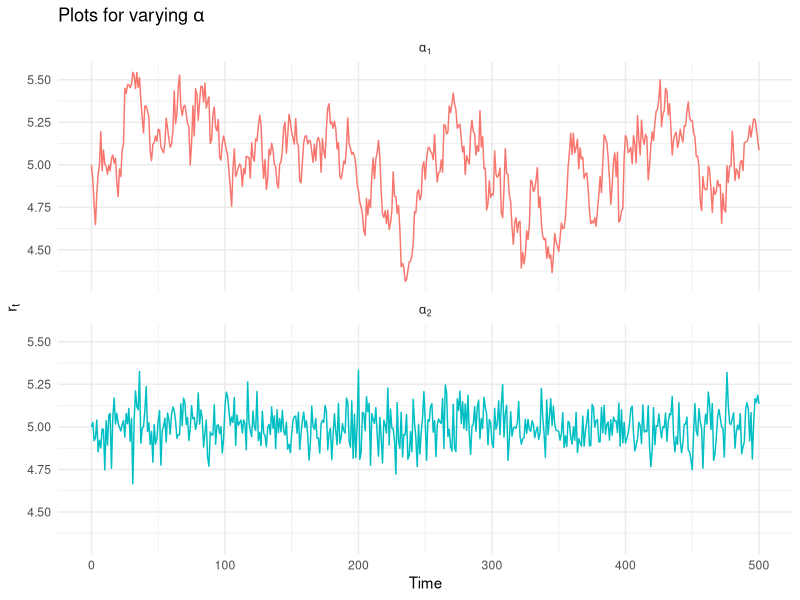
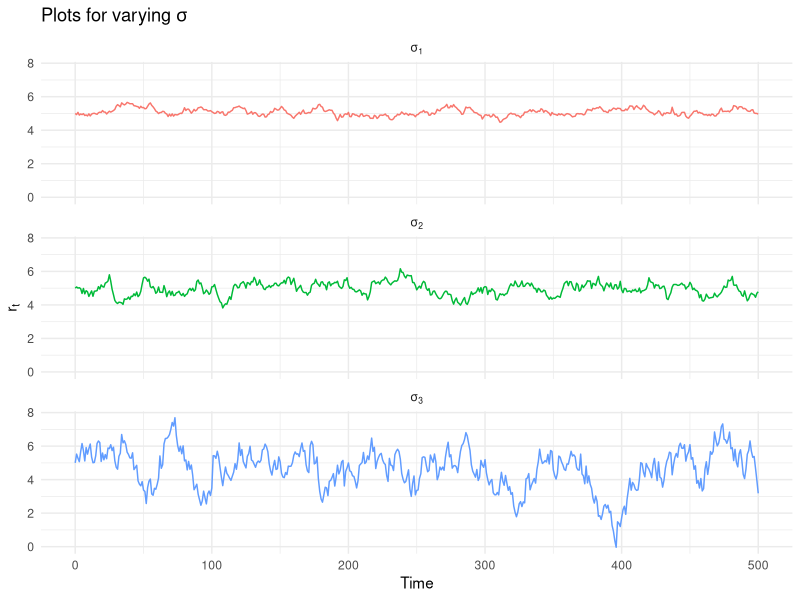
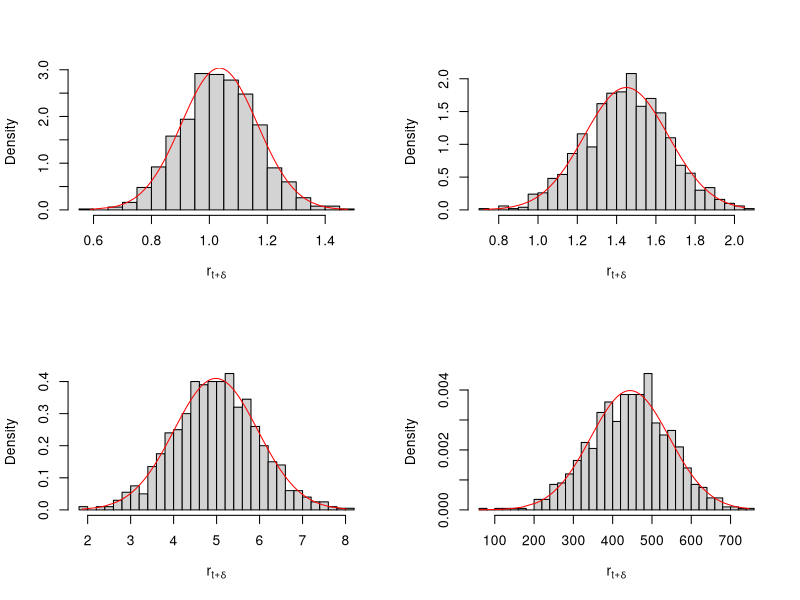
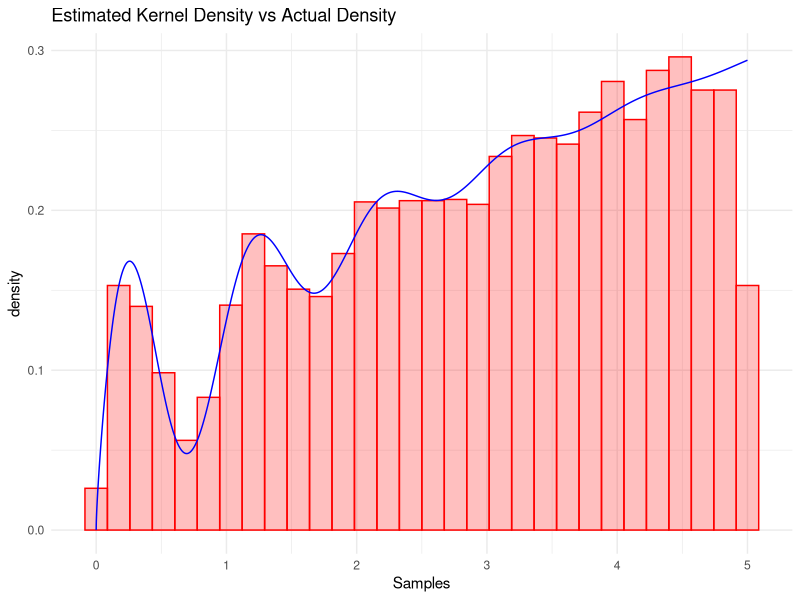

R code for these plots, in order:
## ---- chunk 1
knitr::opts_chunk$set(echo = TRUE,message = F)
## ---- chunk 2
rm(list=ls())
library(tidyverse)
## ---- chunk 3
## define model parameters

path_sim <- function(num_sims,r0,t,delta,alpha,sigma,b){
  
  dt <- t/delta
  
  r <- r0
  
  for(i in 2:(delta+1)){
  
      dr <- alpha*(b - r[i-1])*dt + sigma*sqrt(dt)*rnorm(1,0,1)
    
      r[i] <- r[i-1] + dr
  }
  
  return(r)
  
} 
## ---- chunk 4
alpha_paths <- list()
sigma_paths <- list()

r0 <- 5
t <- 500
delta <- 500
alpha_set <- c(0.1,1,5)
sigma_set <- c(0.1,0.2,0.5)
b <- c(-5,5)

for(i in 1:length(alpha_set)){
  
  alpha_paths[[i]] <- ts(path_sim(r0=r0,t=t,delta=delta,alpha = alpha_set[i],sigma = sigma_set[1],b=b[2]))
  
  sigma_paths[[i]] <- ts(path_sim(r0=r0,t=t,delta=delta,alpha = alpha_set[1],sigma = sigma_set[i],b=b[2]))
  
}

alpha_sims_df <- cbind.data.frame('alpha1'=alpha_paths[[1]],
                               'alpha2'=alpha_paths[[2]],
                               'alpha3'=alpha_paths[[3]],
                               't'=seq(0,t,t/delta))

sigma_sims_df <- cbind.data.frame('sigma1'=sigma_paths[[1]],
                               'sigma2'=sigma_paths[[2]],
                               'sigma3'=sigma_paths[[3]],
                               't'=seq(0,t,t/delta))
alpha_sims_df %>% 
  pivot_longer(names_to = 'Parameter',
               values_to='Value',cols=c('alpha1','alpha2','alpha3')) -> alpha_sims_df 

sigma_sims_df %>% 
  pivot_longer(names_to = 'Parameter',
               values_to='Value',cols=c('sigma1','sigma2','sigma3'))  -> sigma_sims_df


alpha_sims_df$Parameter <- factor(alpha_sims_df$Parameter,
                                  levels = c('alpha1','alpha2','alpha3'),
                                  labels = c("alpha[1]", "alpha[2]", "alpha[3]"))

sigma_sims_df$Parameter <- factor(sigma_sims_df$Parameter,
                                  levels = c('sigma1','sigma2','sigma3'),
                                  labels = c("sigma[1]", "sigma[2]", "sigma[3]"))

## ---- chunk 5

alpha_sims_df %>%
  filter(Parameter != 'alpha[3]') %>% 
  ggplot(aes(x=t,y=Value,color=Parameter)) +
  geom_line() + theme_minimal() + theme(legend.position = 'none') + 
  labs(title= expression(paste('Plots for varying ',alpha)),x='Time',y=expression(r[t]))+ 
  facet_wrap(~Parameter,labeller = label_parsed,ncol=1) 


## ---- chunk 6

sigma_sims_df %>% 
  ggplot(aes(x=t,y=Value,color=Parameter)) +
  geom_line() + theme_minimal() + theme(legend.position = 'none') + 
  labs(title= expression(paste('Plots for varying ',sigma)),x='Time',y=expression(r[t]))+ 
  facet_wrap(~Parameter,labeller = label_parsed,ncol = 1) 

## ---- chunk 7

euler_maruyama <- function(t,n,b,alpha,sigma,r0){
  
  dw  <- rnorm(n, 0, sqrt(t/n))
  
  dt  <- t/n
  
  r <- c(r0)
  
  for (i in 2:(n+1)) {
   
     r[i]  <-  r[i-1] + alpha*(b-r[i-1])*dt + sigma*dw[i-1]
  
  }
  
  
  
  r1 <- r[length(r)]
  
  r1_plus_delta <- rnorm(1,r1+alpha*(b-r1)*n,sd=sigma*n)
  
  results <- list(r1,r1_plus_delta)
  
  return(results)
}

## ---- chunk 8

set.seed(1031)
subintervals <- c(1,0.5,0.1,0.001)
num_sims <- 1000


r1_sim <- list()
r1_plus_delta_sim <- list()

for(i in 1:length(subintervals)){
  
    r1_temp <- c()
    r1_plus_delta_temp <- c()
    
  for(j in 1:num_sims){
    
    result <- euler_maruyama(t=1,n=(1/subintervals[i]),b=5,alpha=0.1,sigma=0.1,r0=0.1)
    r1_temp[j] <- result[[1]]  
    r1_plus_delta_temp[j] <- result[[2]]
  
  }
  
    r1_sim[[i]] <- r1_temp
    r1_plus_delta_sim[[i]] <- r1_plus_delta_temp
}


## ---- chunk 9
par(mfrow=c(2,2))
for(i in 1:4){
  hist(r1_plus_delta_sim[[i]],breaks = 30,
       probability = T,main ='',xlab = expression(r[t+delta]))
  lines(x=sort(r1_plus_delta_sim[[i]]),dnorm(sort(r1_plus_delta_sim[[i]]),
                                             mean=mean(r1_plus_delta_sim[[i]]),
                                             sd=sd(r1_plus_delta_sim[[i]])),col='red')
}

## ---- chunk 10

# Intensity function

lambda <- function(t){ sqrt(t) + exp(-t)*sin(2*pi*t) }

Lambda <- function(t){integrate(f = lambda,lower = 0, upper = t)$value}

nhpp_sim <- function(maxTime,lambda){
  
  t <- 0
  
  maxT <- maxTime
  
  # Simulate number of events
  
  N <- rpois(1,lambda = Lambda(maxTime))
  
  # cdf of intensity at time t
  
  Ft <- function(x){ Lambda(x)/Lambda(maxTime) }
  
  # Inverts the intensity CDF
  
  invFt <- function(uni_sim){
    
    a <- 0 
    
    b <- maxTime 
    
    tol <- 1e-6
    
    while(abs(a - b)>tol){
      
      if(Ft(0.5*(a+b)) <= uni_sim){
        
        a <- (a+b)/2
        
      }
      
      if(Ft(0.5*(a+b)) >= uni_sim){
        
        b <- (a+b)/2
        
      }
      
      
    }
    
    return(0.5*(a+b))
  
  }
  
  sims <- sapply(1:N,function(z) invFt(runif(1)))
  
  return(sort(sims))
}

## ---- chunk 11
set.seed(1106)

nsamples <- 1000

maxTime_set <- 5

par_seq <- rep(maxTime_set,nsamples)

samples <- unlist(lapply(par_seq,nhpp_sim,lambda=lambda))

## ---- chunk 12

Z <- integrate(lambda,0,5)$value
t_seq <- seq(from=0,to = 5,length.out = length(samples))
ft <- lambda(t_seq)
ft_normalized <- ft/Z

plot_df <- cbind.data.frame('Samples'=samples,'Actual'=ft_normalized,'t'=t_seq)


plot_df %>% 
  ggplot()+
  geom_histogram(aes(x=Samples,y=..density..),fill='red',color='red',alpha=0.25)+
  geom_line(aes(x=t,y=Actual),color='blue')+theme_minimal() + theme(legend.position = 'right') + 
  ggtitle('Estimated Kernel Density vs Actual Density') +
  scale_color_manual(name = 'data source', values =c('b'='blue','a'='orange'), labels = c('df','empirical_data'))  -> plot


## ---- chunk 13
plot
